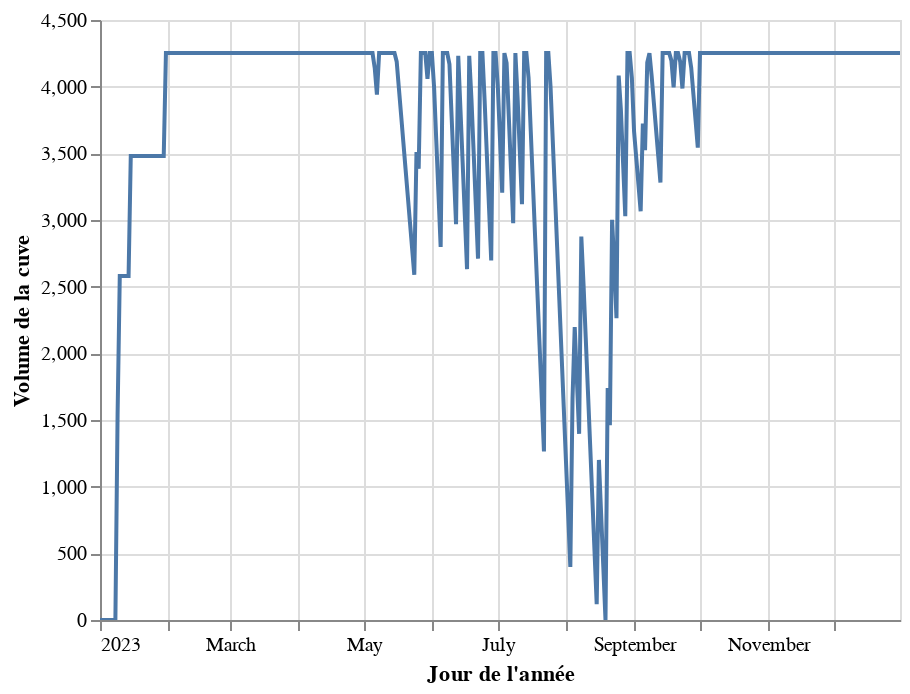

Source (notebook cell):
### Markdown cell above
Vérification avec le nouveau volume de cuve :

### Code cell
#Nouvelle itération 
for i in range(len(cuve.index)-1):
    cuve["volume"].iloc[i+1] = min(vol_necessaire,cuve["volume"].iloc[i] + df['sum_apports'].iloc[i] - df['sum_besoins'].iloc[i])

#Illustration
alt.Chart(cuve.reset_index()).mark_line().encode(
    x=alt.X('index:T', title="Jour de l'année"), 
    y=alt.Y('volume', title="Volume de la cuve"), 
    tooltip=['volume', 'index']
).interactive()

### Figure 1 — Vega-Lite specification as saved in the notebook (floating-point values rounded to 4 significant figures; data arrays with more than 128 entries replaced by an {"elided": "..."} marker saying what was removed)
{"config": {"view": {"continuousWidth": 400, "continuousHeight": 300}}, "data": {"name": "data-3c90cda54a53c745e11dcfd70878e8f0"}, "mark": "line", "encoding": {"tooltip": [{"field": "volume", "type": "quantitative"}, {"field": "index", "type": "temporal"}], "x": {"field": "index", "title": "Jour de l'année", "type": "temporal"}, "y": {"field": "volume", "title": "Volume de la cuve", "type": "quantitative"}}, "selection": {"selector121": {"type": "interval", "bind": "scales", "encodings": ["x", "y"]}}, "$schema": "https://vega.github.io/schema/vega-lite/v4.17.0.json", "datasets": {"data-3c90cda54a53c745e11dcfd70878e8f0": {"elided": "365 records"}}}
